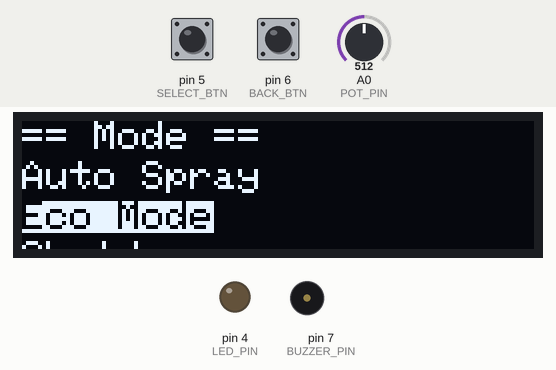
Simulated run of this sketch. Board: Arduino Uno, built with avr-gcc and run on an emulated ATmega328P. Parts: 128×32 one-colour display, output pins drawn as LEDs (lit = HIGH), buzzer (waves = sounding). The test bench sets the inputs (shaded band); at power-on: pin 5 (SELECT_BTN) HIGH, pin 6 (BACK_BTN) HIGH, A0 (POT_PIN) = 512.

Above: at 2.4 s.
2.5 s: pin 5 (SELECT_BTN) pulled LOW for 0.15 s
At 3.9 s:
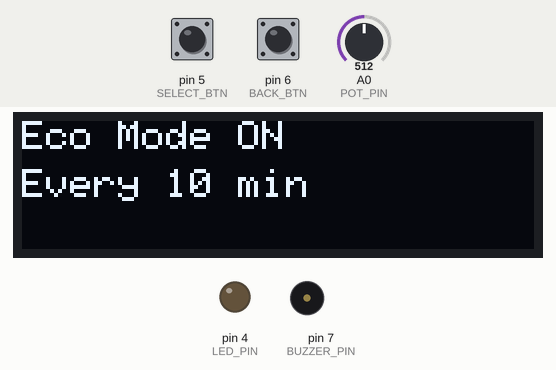
4.3 s: pin 6 (BACK_BTN) pulled LOW for 0.15 s
At 4.36 s:
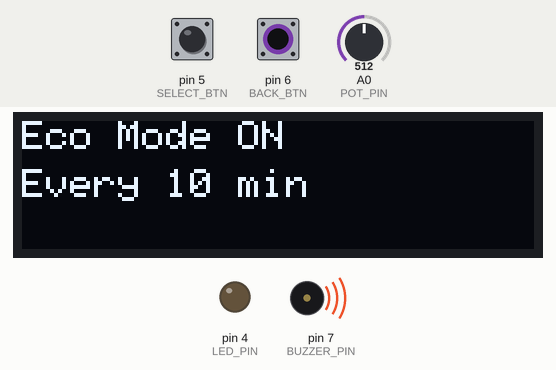
6.0 s: A0 (POT_PIN) set to 493
At 6.7 s:
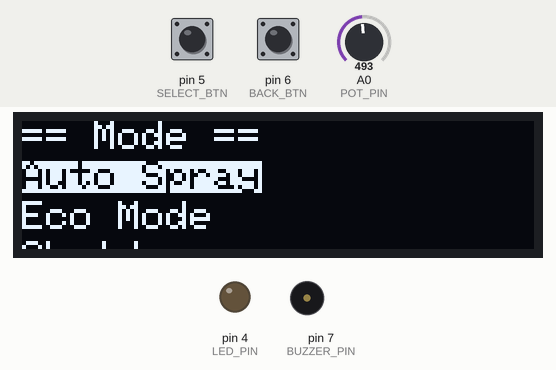
7.5 s: pin 5 (SELECT_BTN) pulled LOW for 1 s
At 9.5 s:
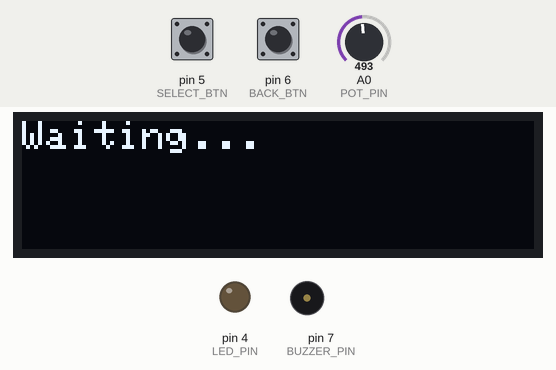
Timing chart, 0 to 11.0 s (numbered marks = the images above; inputs shaded):
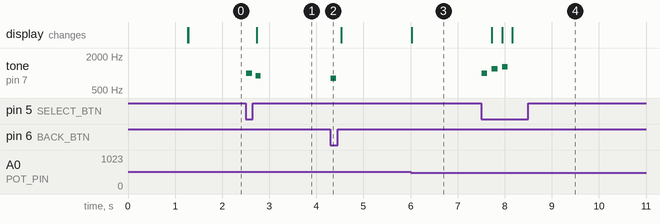

The sketch:

agrosmart1.ino
```cpp
#include <Wire.h>
#include <Adafruit_GFX.h>
#include <Adafruit_SSD1306.h>

#define SCREEN_WIDTH 128
#define SCREEN_HEIGHT 32
Adafruit_SSD1306 display(SCREEN_WIDTH, SCREEN_HEIGHT, &Wire, -1);

// Pins
#define POT_PIN A0
#define LED_PIN 4
#define SELECT_BTN 5
#define BACK_BTN 6
#define BUZZER_PIN 7

String menuItems[] = {"Auto Spray", "Eco Mode", "Shutdown"};
int menuIndex = 0;
const int totalMenus = 3;

bool inSubMenu = false;
int currentMenu = -1;
bool ecoModeActive = false;
bool shutdownMode = false;

const unsigned long ECO_INTERVAL_MS = 600000UL;
const unsigned int ECO_SPRAY_DURATION_MIN = 1;
unsigned long lastSprayTime = 0;

// Auto Spray variables
int waitTime = 1;
int sprayTime = 1;
int autoSprayStep = 0;

void showMainMenu();
void handleMenuNavigation();
void handleSubMenu();
void autoSprayMenu();
void ecoModeMenu();
void shutdownMenu();
void sprayWater(unsigned int durationMinutes);
void beep(unsigned int f, unsigned int d);

void setup() {
  pinMode(LED_PIN, OUTPUT);
  pinMode(SELECT_BTN, INPUT_PULLUP);
  pinMode(BACK_BTN, INPUT_PULLUP);
  pinMode(BUZZER_PIN, OUTPUT);

  if (!display.begin(SSD1306_SWITCHCAPVCC, 0x3C)) {
    while (1) {}
  }

  display.clearDisplay();
  display.setTextSize(1);
  display.setTextColor(WHITE);
  display.setCursor(8, 10);
  display.println("Water Sprinkler");
  display.setCursor(22, 20);
  display.println("Starting...");
  display.display();
  delay(1200);
}

void loop() {
  if (!inSubMenu) {
    showMainMenu();
    handleMenuNavigation();
  } else {
    handleSubMenu();
  }

  if (!shutdownMode && ecoModeActive && (millis() - lastSprayTime >= ECO_INTERVAL_MS)) {
    sprayWater(ECO_SPRAY_DURATION_MIN);
    lastSprayTime = millis();
  }
}

void showMainMenu() {
  display.clearDisplay();
  display.setTextSize(1);
  display.setTextColor(WHITE);
  display.setCursor(0, 0);
  display.println("== Mode ==");

  for (int i = 0; i < totalMenus; i++) {
    if (i == menuIndex) display.setTextColor(BLACK, WHITE);
    else display.setTextColor(WHITE);
    display.setCursor(0, 10 + i * 10);
    display.println(menuItems[i]);
  }
  display.display();
}

void handleMenuNavigation() {
  int potValue = analogRead(POT_PIN);
  menuIndex = map(potValue, 0, 1023, 0, totalMenus - 1);

  if (digitalRead(SELECT_BTN) == LOW) {
    beep(1000, 120);
    delay(200);
    inSubMenu = true;
    currentMenu = menuIndex;
    autoSprayStep = 0;
  }
}

void handleSubMenu() {
  if (digitalRead(BACK_BTN) == LOW) {
    beep(800, 120);
    ecoModeActive = false;
    shutdownMode = false;
    inSubMenu = false;
    delay(200);
    return;
  }

  switch (currentMenu) {
    case 0: autoSprayMenu(); break;
    case 1: ecoModeMenu(); break;
    case 2: shutdownMenu(); break;
  }
}

void autoSprayMenu() {
  if (autoSprayStep == 0) {
    waitTime = map(analogRead(POT_PIN), 0, 1023, 1, 30);
    display.clearDisplay();
    display.setCursor(0, 0);
    display.println("Set WAIT Time:");
    display.setCursor(0, 12);
    display.print(waitTime);
    display.println(" min");
    display.display();

    if (digitalRead(SELECT_BTN) == LOW) {
      beep(1200, 120);
      delay(200);
      autoSprayStep = 1;
    }
  } else if (autoSprayStep == 1) {
    sprayTime = map(analogRead(POT_PIN), 0, 1023, 1, 30);
    display.clearDisplay();
    display.setCursor(0, 0);
    display.println("Set SPRAY Time:");
    display.setCursor(0, 12);
    display.print(sprayTime);
    display.println(" min");
    display.display();

    if (digitalRead(SELECT_BTN) == LOW) {
      beep(1300, 120);
      delay(200);
      autoSprayStep = 2;
      unsigned long waitMs = (unsigned long)waitTime * 60000UL;

      display.clearDisplay();
      display.setCursor(0, 0);
      display.println("Waiting...");
      display.display();

      delay(waitMs);
      sprayWater((unsigned int)sprayTime);
      inSubMenu = false;
    }
  }
}

void ecoModeMenu() {
  if (!ecoModeActive) {
    ecoModeActive = true;
    lastSprayTime = millis();
    beep(900, 100);
  }
  display.clearDisplay();
  display.setCursor(0, 0);
  display.println("Eco Mode ON");
  display.setCursor(0, 12);
  display.println("Every 10 min");
  display.display();
}

void shutdownMenu() {
  shutdownMode = true;
  ecoModeActive = false;
  digitalWrite(LED_PIN, LOW);

  display.clearDisplay();
  display.setCursor(0, 0);
  display.println("Shutdown Mode");
  display.setCursor(0, 12);
  display.println("Back=exit");
  display.display();
}

void sprayWater(unsigned int durationMinutes) {
  if (shutdownMode) return;

  display.clearDisplay();
  display.setCursor(0, 0);
  display.println("Spraying...");
  display.display();

  digitalWrite(LED_PIN, HIGH);
  beep(1500, 150);

  unsigned long ms = (unsigned long)durationMinutes * 60000UL;
  delay(ms);

  digitalWrite(LED_PIN, LOW);
  beep(600, 250);

  display.clearDisplay();
  display.setCursor(0, 0);
  display.println("Done!");
  display.display();
  delay(600);
}

void beep(unsigned int f, unsigned int d) {
  tone(BUZZER_PIN, f, d);
}
```

Measured:
- the behaviour switches between 512 and 511 on A0 (POT_PIN) (found by bisection; images 2 and 3)
- after the input at 2.5 s, tone on pin 7 (BUZZER_PIN): silent → 1000 Hz at once, → silent 0.12 s later, → 900 Hz 0.08 s later, → silent 0.10 s later; the display: changes after 0.23 s (image 1)
- after the input at 4.3 s, tone on pin 7 (BUZZER_PIN): silent → 800 Hz at once, → silent 0.12 s later
- after the input at 6.0 s, the display: changes at once (image 3)
- after the input at 7.5 s, tone on pin 7 (BUZZER_PIN): plays 1000 Hz for 0.12 s, 1200 Hz for 0.12 s, 1300 Hz for 0.12 s, starting at once; the display: first changes after 0.23 s (image 4 shows a later state)
